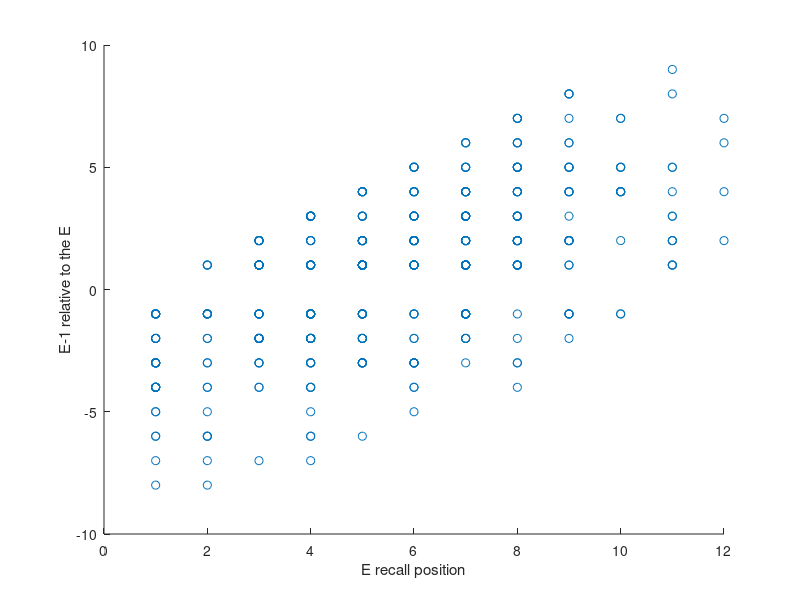

The MATLAB script that drew this image: (Note: this script raises an error after producing the figure.)
%Alba Peris-Yague
%December 29th 2021

clearvars
dir= '/Users/albaperis/Desktop/Alba/PhD UPM /Von Restroff WP3/Paper_github/Odd_SOA_CRP/Code';
cd(dir)
load alldata
% column 15= subject
% column 16= list
% column 17= type of oddball
% column 18= SOA
% column 19= oddball position
% column 20= control word position
% column 21= hits per list 

alldata(:,1:21)=cellfun(@num2str,alldata(:,1:21),'UniformOutput',false);

% Create a structure only with the recalled oddballs
for i=1:length(alldata)
    oddpos=str2double(alldata(i,19));
    if ~strcmp(alldata(i,oddpos),'0'); %remove the ~ when calculating the E-1 for forgotten odd
        remembered(i,:)=alldata(i,:);
    end 
end 

%Clean empty cells 
remembered=remembered(~any(cellfun('isempty', remembered), 2), :);
remembered=sortrows(remembered,17);

%separate between emotional and perceptual oddballs
emotional=str2double(remembered(1:850,:));
perceptual=str2double(remembered(851:1682,:));

%Find the position of the emotionall recalled oddball 
for k=1:length(emotional)
    odd=emotional(k,19);
    recall(k,1)=emotional(k,15); %subject
    recall(k,2)=emotional(k,odd); %position of the eodd recalled
    recall(k,3)=emotional(k,odd-1); %position of the e-1 recalled
    recall(k,4)=emotional(k,odd+1); %position of the e+1 recalled
    recall(k,5)=length(nonzeros(emotional(k,1:14))); %total recalled 
    recall(k,6)=emotional(k,18); %add SOA
end 

%Calculate the distance between E and E-1 to then correlate them (5.3.21)
%If we do E- E-1 --> a - result will be E --> E-1 (backwards) and a + result
%will be forwards E-1-->E
recalldir=sortrows(recall,3);
recalldir=recalldir(~recalldir(:,3)==0,:);
direction=[recalldir(:,2), [recalldir(:,2)-recalldir(:,3)]];
 figure; scatter(direction(:,1), direction(:,2))
 xlabel('E recall position')
 ylabel('E-1 relative to the E')
 ax = gca;
 ax.XAxisLocation = 'origin';
 ax.YAxisLocation = 'origin';
%Fit a line 
coefficients = polyfit(direction(:,1), direction(:,2), 1);
fitted_y = polyval(coefficients, direction(:,1));
 hold on;
plot(direction(:,1), fitted_y, 'r', 'LineWidth', 3);

%save for R
diremem1=array2table(direction,'VariableNames',{'E', 'E-1'});
cd '/Users/albaperis/Desktop/Alba/PhD UPM /Von Restroff WP3/Paper_github/Odd_SOA_CRP/Raw_Results'
writetable(diremem1,'diremem1.csv')
%E and E+1
p1recalldir=sortrows(recall,4);
p1recalldir=p1recalldir(~p1recalldir(:,4)==0,:);
p1direction=[p1recalldir(:,2), [p1recalldir(:,2)-p1recalldir(:,4)]];

figure; scatter(p1direction(:,1), p1direction(:,2))
 xlabel('E recall position')
 ylabel('E+1 relative to the E')
 ax = gca;
 ax.XAxisLocation = 'origin';
 ax.YAxisLocation = 'origin';
%Fit a line 
coefficients = polyfit(p1direction(:,1), p1direction(:,2), 1);
fitted_y = polyval(coefficients, p1direction(:,1));
 hold on;
plot(p1direction(:,1), fitted_y, 'r', 'LineWidth', 3);

%Calculate the relative recall position 
cd(dir)
e_relative=recall(:,2)./recall(:,5);
em1_relative=recall(:,3)./recall(:,5);
ep1_relative=recall(:,4)./recall(:,5);

e_relative_recall=[[recall(:,2)./recall(:,5)] [recall(:,3)./recall(:,5)] [recall(:,4)./recall(:,5)] recall(:,6) recall(:,1)];

%E relative recall= E E-1 E+1
E_R=num2cell([e_relative_recall(:,1) e_relative_recall(:,4) e_relative_recall(:,5)]);
E_R=[repmat({'Emotional'},850,1) E_R];

%Given the oddball was recalled what was the relative recall position of
%E-1 and E+1? 
%e_relative recall convert the 0 to NaNs, because a 0 means that the word
%was not recalled at all
e_relative_recall(e_relative_recall(:,1:3)==0)=NaN; %Convert the 0 to NaN;

%Now, only include trials in which all three items were recalled E-1, E and
%E+1. 
e_RR_allrecalled=e_relative_recall;
    %Include only trials in which all three items were recalled
e_RR_allrecalled(isnan(e_RR_allrecalled(:,2)), 1:3)=NaN;
e_RR_allrecalled(isnan(e_RR_allrecalled(:,3)), 1:3)=NaN;

%What happens when all three items are recalled and neither E-1 nor E are
%recalled last (i.e RR=1) therefore, giving space to E+1 to be recalled?
e_relative(e_relative(:,1)==1)=NaN; %delete trials in which E was recalled last (1 to NaN)
em1_relative(em1_relative(:,1)==0)=NaN; %delete the trials in which E-1 was forgotten
em1_relative(em1_relative(:,1)==1)=NaN; %delete the trials in which E-1 was recalled last (1 to NaN)
ep1_relative(ep1_relative(:,1)==0)=NaN; %delete the trials in which E+1 was forgotten
e_RR_allrecalled_space= [e_relative em1_relative ep1_relative];
    %Include only trials in which all three items were recalled
e_RR_allrecalled_space(isnan(e_RR_allrecalled_space(:,1)),1:3)=NaN;
e_RR_allrecalled_space(isnan(e_RR_allrecalled_space(:,2)),1:3)=NaN;
e_RR_allrecalled_space(isnan(e_RR_allrecalled_space(:,3)),1:3)=NaN;

%What happens in relative recall positions in trials when the E-1 was
%recalled vs. those that it was not?
%Find where the E-1 is forgotten
e_relative_recall=sortrows(e_relative_recall,2);
em1_forg=e_relative_recall(443:850,1:3); %E, E-1, E+1
em1_rem=e_relative_recall(1:442,1:3);
%Forgotten dataset
em1_forg(em1_forg(:,1:3)==1)=NaN; %delete the trials where E or E+1 was recalled last
%include trials in which E and E+1 were recalled 
em1_forg(isnan(em1_forg(:,1)),1:3)=NaN; 
em1_forg(isnan(em1_forg(:,3)),1:3)=NaN;
%Remembered dataset
em1_rem(em1_rem(:,1:2)==1)=NaN;%Convert to NaN when E and E-1 was recalled last
em1_rem(isnan(em1_rem(:,1)),1:3)=NaN; %Include only trials that all are recalled
em1_rem(isnan(em1_rem(:,2)),1:3)=NaN; %Include only trials that all are recalled
em1_rem(isnan(em1_rem(:,3)),1:3)=NaN; %Include only trials that all are recalled

% Calculate E-1 in remembered trials 

for j=1:length(emotional)
    em1=emotional(j,19)-1; %this is where the e-1 is 
    ec=emotional(j,20);
    em1data(j,1)=(emotional(j,15))';
    em1data(j,2)=(emotional(j,em1))';
    em1data(j,3)=(emotional(j,ec))';
    em1data(j,4)=(emotional(j,18))';
end %ended up with a matrix with subject, E-1, control, SOA

%Get E-1 normalized recall including the first two recalled items 
s= unique(em1data(:,1));
for a=1:length(s)
    subject=s(a);
    rows=em1data(:,1)==subject;
    trial=em1data(rows,:);
    e_final(a,1)=subject;
    e_final(a,2)=length(nonzeros(trial(:,2)))/length(trial(:,2)); %column 2 is E-1
    e_final(a,3)=length(nonzeros(trial(:,3)))/length(trial(:,3)); %column 3 is Control
end 

em1_normalized_rec=[e_final(:,1) [e_final(:,2)-e_final(:,3)]];

cd(dir)

%% PERCEPTUAL ODDBALLS
clearvars -except perceptual E_R
%Perceptual oddballs
%Find the position of the emotionall recalled oddball 
for k=1:length(perceptual)
    odd=perceptual(k,19);
    recall(k,1)=perceptual(k,15); %added subject
    recall(k,2)=perceptual(k,odd); %position of the eodd recalled
    recall(k,3)=perceptual(k,odd-1); %position of the e-1 recalled
    recall(k,4)=perceptual(k,odd+1); %position of the e+1 recalled
    recall(k,5)=length(nonzeros(perceptual(k,1:14))); %total recalled 
    recall(k,6)=perceptual(k,18); %add SOA 
end 

p_relative=recall(:,2)./recall(:,5);
pm1_relative=recall(:,3)./recall(:,5);
pp1_relative=recall(:,4)./recall(:,5);

p_relative_recall=[[recall(:,2)./recall(:,5)] [recall(:,3)./recall(:,5)] [recall(:,4)./recall(:,5)] recall(:,6) recall(:,1)];
P_R=num2cell([p_relative_recall(:,1) p_relative_recall(:,4) p_relative_recall(:,5)]);
P_R=[repmat({'Perceptual'},832,1) P_R];

%Given the oddball was recalled what was the relative recall position of
%P-1 and P+1?
%p_relative recall convert the 0 to NaNs, because a 0 means that the word
%was not recalled at all
p_relative_recall(p_relative_recall(:,1:3)==0)=NaN; %Convert the 0 to NaN;

%Now, only include trials in which all three items were recalled P-1, P and
%P+1. 
p_RR_allrecalled=p_relative_recall;
    %Include only trials in which all three items were recalled
p_RR_allrecalled(isnan(p_RR_allrecalled(:,2)), 1:3)=NaN;
p_RR_allrecalled(isnan(p_RR_allrecalled(:,3)), 1:3)=NaN;

%What happens when all three items are recalled and neither E-1 nor E are
%recalled last (i.e RR=1) therefore, giving space to E+1 to be recalled?
p_relative(p_relative(:,1)==1)=NaN; %delete trials in which E was recalled last (1 to NaN)
pm1_relative(pm1_relative(:,1)==0)=NaN; %delete the trials in which E-1 was forgotten
pm1_relative(pm1_relative(:,1)==1)=NaN; %delete the trials in which E-1 was recalled last (1 to NaN)
pp1_relative(pp1_relative(:,1)==0)=NaN; %delete the trials in which E+1 was forgotten
p_RR_allrecalled_space= [p_relative pm1_relative pp1_relative];
    %Include only trials in which all three items were recalled
p_RR_allrecalled_space(isnan(p_RR_allrecalled_space(:,1)),1:3)=NaN;
p_RR_allrecalled_space(isnan(p_RR_allrecalled_space(:,2)),1:3)=NaN;
p_RR_allrecalled_space(isnan(p_RR_allrecalled_space(:,3)),1:3)=NaN;

%What happens in relative recall positions in trials when the P-1 was
%recalled vs. those that it was not?
%Find where the P-1 is forgotten
p_relative_recall=sortrows(p_relative_recall,2);
pm1_forg=p_relative_recall(443:832,1:3); %P, P-1, P+1
pm1_rem=p_relative_recall(1:442,1:3);
%Forgotten dataset
pm1_forg(pm1_forg(:,1:3)==1)=NaN; %delete the trials where E or E+1 was recalled last
%include trials in which E and E+1 were recalled 
pm1_forg(isnan(pm1_forg(:,1)),1:3)=NaN; 
pm1_forg(isnan(pm1_forg(:,3)),1:3)=NaN;
%Remembered dataset
pm1_rem(pm1_rem(:,1:2)==1)=NaN;%Convert to NaN when E and E-1 was recalled last
pm1_rem(isnan(pm1_rem(:,1)),1:3)=NaN; %Include only trials that all are recalled
pm1_rem(isnan(pm1_rem(:,2)),1:3)=NaN; %Include only trials that all are recalled
pm1_rem(isnan(pm1_rem(:,3)),1:3)=NaN; %Include only trials that all are recalled

RR=[E_R; P_R];
RR=array2table(RR, 'VariableNames',{'oddballtype', 'relativerecall', 'SOA', 'subject'});

cd '/Users/albaperis/Desktop/Alba/PhD UPM /Von Restroff WP3/Paper_github/Odd_SOA_CRP/Raw_Results'
%writetable(RR, 'RR.csv')

%%Average to have 1 relative recall value per subject, per SOA, per emotion
clearvars -except RR

RR=table2array(RR);
RR=string(RR);
out=[];

subj_list=unique(RR(:,4)); %Find the subject lists

for i=1:length(subj_list); %For each subject 
    subj=subj_list(i);
    
    subj_select=strcmp(RR(:,4),subj); %Find the data for each subject 
    data=RR(subj_select,:);
    
    for e=1:2;
          em= {'Emotional'; 'Perceptual'}; %Average data for emotional and perceptual items differently 
          em_type=em(e);
          em_select=strcmp(data(:,1),em_type);
          data2=data(em_select,:);
          
    for k=1:5;
        soa_nums=[1, 2, 3, 4, 6]; %Find data for each SOA
        soa_select=num2str(soa_nums(k));
        soa_select2=strcmp(data2(:,3),soa_select);
        data3=data2(soa_select2,:);
        
        data4=str2double(data3);
        mean_val={mean(data4(:,2))};
        
        out=[out; em_type mean_val soa_select subj];
    end 
    end 
end 

RR_average=array2table(out, 'VariableNames',{'oddballtype', 'relativerecall', 'SOA', 'subject'});
%writetable(RR_average, 'RR_average.csv')
